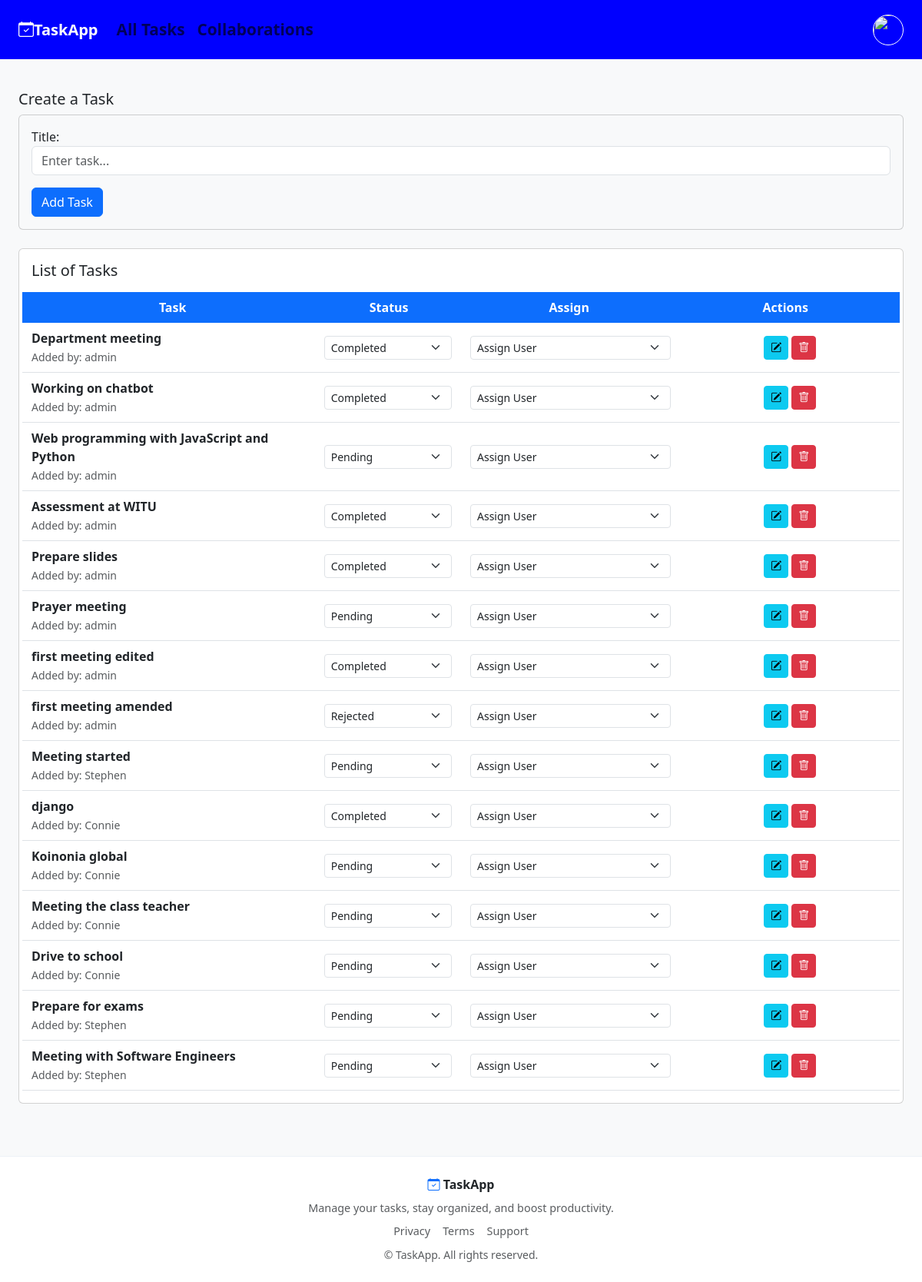
The app's page / (signed in) with its own data.
### core/models.py (models this page shows, shortened)
class Task(models.Model):
    STATUS_CHOICES = [
        ('pending', 'Pending'),
        ('completed', 'Completed'),
        ('rejected', 'Rejected'),
    ]
    created_by = models.ForeignKey(User, on_delete=models.CASCADE, related_name="created_tasks",default=1)
    assigned_to = models.ManyToManyField(User, related_name='assigned_tasks')
    title = models.CharField(max_length=255)
    status = models.CharField(max_length=10, choices=STATUS_CHOICES, default='pending')
    created_at = models.DateTimeField(auto_now_add=True)

### core/views.py (the view)
# urls.py: path('', views.task_list, name='task_list'),
@login_required
def task_list(request):
    tasks = Task.objects.all()
    users = User.objects.all()
    form = TaskForm()
    return render(request, 'tasks.html', {
        'tasks': tasks,
        'form': form,
        'users': users,
        'user': request.user
    })

### core/forms.py
class TaskForm(forms.ModelForm):
    class Meta:
        model = Task
        fields = ['title']
        widgets = {
            'title': forms.TextInput(attrs={
                'class': 'form-control',
                'placeholder': 'Enter task...'
            }),
        }

### core/templates/tasks.html (shortened to what this page needs)
<!DOCTYPE html>
<html>
<head>
    <link href="https://cdn.jsdelivr.net/npm/bootstrap@5.3.3/dist/css/bootstrap.min.css" rel="stylesheet">
    <link href="https://cdn.jsdelivr.net/npm/bootstrap-icons/font/bootstrap-icons.css" rel="stylesheet">
</head>
<body class="bg-light">
    <nav class="navbar navbar-expand-lg  text-dark px-4"
    style="background:rgb(0, 0, 255);
            color:white;
            padding:15px 30px;
            font-size:1.3rem;
            font-weight:700;">
        <a class="navbar-brand fw-bolder text-white " href="#"><i class="bi bi-calendar-check"></i>TaskApp</a>
        <div class="collapse navbar-collapse" id="navbarNav">
            <ul class="navbar-nav">
                <li class="nav-item">
                    <a class="nav-link" href="#">All Tasks</a>
                </li>
                <li class="nav-item">
                    <a class="nav-link" href="#">Collaborations</a>
                </li>
            </ul>
            <div class="ms-auto">
                {% if user.is_authenticated %}
                <div class="dropdown">
                        {% if user.userprofile.profile_picture %}
                        <a href="{% url 'update_profile' %}"><img src="{{ user.userprofile.profile_picture.url }}" width="40" height="40"
                             class="rounded-circle object-fit-cover border border-1 border-white"
                             ></a>
                        {% else %}
                        <a href="{% url 'update_profile' %}"><img src="/media/default.png" width="40" height="40"
                             class="rounded-circle object-fit-cover border border-1 border-white"></a>
                        {% endif %}
                </div>
                {% endif %}
            </div>
        </div>
    </nav>
    <div class="px-4 py-3">
    <h5 class="mt-4">Create a Task</h5>
    <div class="card mb-4 bg-light">
        <div class="card-body">
            <form method="POST" action="{% url 'create_task' %}">
                <div class="mb-3">
                    {{ form.title.label_tag }}
                    {{ form.title }}
                </div>
                <button type="submit" class="btn btn-primary">Add Task</button>
            </form>
        </div>
    </div>
    <div class="card p-3 mb-5">
        <h5 class="mb-3">List of Tasks</h5>
        <div class="row bg-primary text-white p-2 fw-bold text-center">
            <div class="col-md-4">Task</div>
            <div class="col-md-2">Status</div>
            <div class="col-md-3">Assign</div>
            <div class="col-md-3">Actions</div>
        </div>
        {% for task in tasks %}
        <div class="row align-items-center text-center border-bottom py-2">
            <div class="col-md-4 text-start">
                <strong>{{ task.title }}</strong><br>
                <small class="text-muted">Added by: {{ task.created_by }}</small>
            </div>
            <div class="col-md-2">
                {% if request.user == task.created_by or user.is_superuser or request.user in task.assigned_to.all %}
                <form method="POST" action="{% url 'update_task' task.id %}">
                    <select name="status" class="form-select form-select-sm" onchange="this.form.submit()">
                        <option value="pending" {% if task.status == 'pending' %}selected{% endif %}>Pending</option>
                        <option value="completed" {% if task.status == 'completed' %}selected{% endif %}>Completed</option>
                        <option value="rejected" {% if task.status == 'rejected' %}selected{% endif %}>Rejected</option>
                    </select>
                </form>
                {% endif %}
            </div>
            <div class="col-md-3">
                {% if request.user == task.created_by or user.is_superuser %}
                <form method="POST" action="{% url 'assign_task' task.id %}">
                    <select name="assigned_user" class="form-select form-select-sm" onchange="this.form.submit()">
                        <option value="">Assign User</option>
                    </select>
                </form>
                {% endif %}
            </div>
            <div class="col-md-3">
                {% if request.user == task.created_by or user.is_superuser %}
                <button class="btn btn-sm btn-info" onclick="toggleEdit({{ task.id }})">
                    <i class="bi bi-pencil-square"></i>
                </button>
                <form method="POST" action="{% url 'delete_task' task.id %}" class="d-inline">
                    <button class="btn btn-sm btn-danger">
                        <i class="bi bi-trash"></i>
                    </button>
                </form>
                {% endif %}
            </div>
        </div>
        {% endfor %}
    </div>
</div>
<footer class="task-footer mt-1">
    <div class="container text-center py-4">
        <div class="mb-2">
            <i class="bi bi-calendar-check text-primary"></i>
            <strong>TaskApp</strong>
        </div>
        <p class="text-muted mb-2" style="font-size:0.9rem;">
            Manage your tasks, stay organized, and boost productivity.
        </p>
        <div class="d-flex justify-content-center gap-3 mb-2">
            <a href="#" class="text-muted">
                Privacy
            </a>
            <a href="#" class="text-muted">
                Terms
            </a>
            <a href="#" class="text-muted">
                Support
            </a>
        </div>
        <small class="text-muted">
            © {{ now|date:"Y" }} TaskApp. All rights reserved.
        </small>
    </div>
</footer>
</body>
</html>

### core/templates/tasks.html (style rules this page uses)
.task-footer { background: #ffffff; border-top: 1px solid #edf2f7; }
.task-footer a { text-decoration: none; font-size: 0.9rem; }

### records on screen
Task: title "Department meeting", created_by "admin", status "Completed"
Task: title "Working on chatbot", created_by "admin", status "Completed"
Task: title "Web programming with JavaScript and Python", created_by "admin", status "Pending"
Task: title "Assessment at WITU", created_by "admin", status "Completed"
Task: title "Prepare slides", created_by "admin", status "Completed"
Task: title "Prayer meeting", created_by "admin", status "Pending"
Task: title "first meeting edited", created_by "admin", status "Completed"
Task: title "first meeting amended", created_by "admin", status "Rejected"
Task: title "Meeting started", created_by "Stephen", status "Pending"
Task: title "django", created_by "Connie", status "Completed"
Task: title "Koinonia global", created_by "Connie", status "Pending"
Task: title "Meeting the class teacher", created_by "Connie", status "Pending"
Task: title "Drive to school", created_by "Connie", status "Pending"
Task: title "Prepare for exams", created_by "Stephen", status "Pending"
Task: title "Meeting with Software Engineers", created_by "Stephen", status "Pending"
